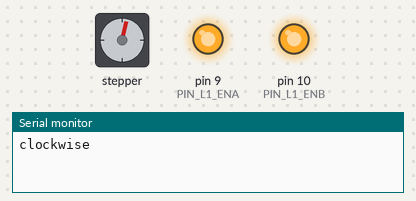
Recording of a sketch running on a simulated Arduino Mega 2560, built with avr-gcc and run on an emulated ATmega2560. On the bench: stepper motor, output pins drawn as LEDs (lit = HIGH), the last lines printed to the serial monitor. Stepper angles assume 400 steps per turn.

Above: at 0.05 s.
At 0.95 s:
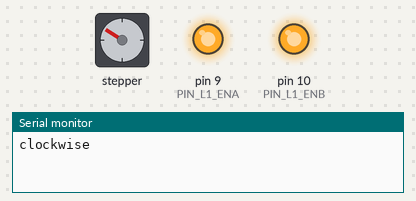
At 2.05 s:
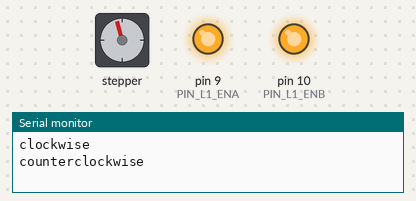
At 3.0 s:
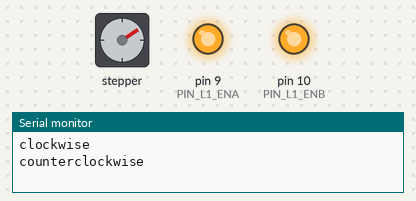
Timing chart, 0 to 5.2 s (numbered marks = the images above):
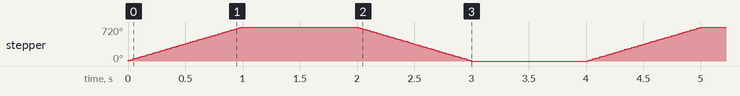

The sketch:

TestStepper.ino
```cpp
/*
 Stepper Motor Control - one revolution

 This program drives a unipolar or bipolar stepper motor.
 The motor is attached to digital pins 8 - 11 of the Arduino.

 The motor should revolve one revolution in one direction, then
 one revolution in the other direction.


 Created 11 Mar. 2007
 Modified 30 Nov. 2009
 by Tom Igoe

 */

#include <Stepper.h>
// const int PIN_L1_IN1 =  47;
// const int PIN_L1_IN2 =  49;
// const int PIN_L1_IN3 =  51;
// const int PIN_L1_IN4 =  53;

const int PIN_L1_ENA = 9;
const int PIN_L1_ENB = 10;
const int PIN_L1_IN1 =  33;
const int PIN_L1_IN2 =  35;
const int PIN_L1_IN3 =  37;
const int PIN_L1_IN4 =  39;

//Vertical
const int PIN_L2_EN1 = 9;
const int PIN_L2_EN2 = 10;
const int PIN_L2_IN1 = 33;
const int PIN_L2_IN2 = 35;
const int PIN_L2_IN3 = 37;
const int PIN_L2_IN4 = 39;


const int stepsPerRevolution = 400;  // change this to fit the number of steps per revolution
// for your motor

// initialize the stepper library on pins 8 through 11:
Stepper myStepper(stepsPerRevolution, PIN_L1_IN1, PIN_L1_IN2, PIN_L1_IN3, PIN_L1_IN4);

void setup() {
  // set the speed at 60 rpm:
  // tested at 120
  //myStepper.setSpeed(120); // for case rail
  // 60 for belt???
  myStepper.setSpeed(120); // for belt!!!
  // initialize the serial port:
  Serial.begin(9600);

  pinMode(PIN_L1_ENA, OUTPUT);
  digitalWrite(PIN_L1_ENA, HIGH); // turn on the pullup
  pinMode(PIN_L1_ENB, OUTPUT);
  digitalWrite(PIN_L1_ENB, HIGH); // turn on the pullup

}

void loop() {
  // step one revolution  in one direction:
  Serial.println("clockwise"); // moves the belt away from stepper

  //myStepper.step(16*stepsPerRevolution);  case rail
  myStepper.step(2*stepsPerRevolution); // belt
  delay(1000);

  // step one revolution in the other direction:
  Serial.println("counterclockwise");
  // myStepper.step(-16*stepsPerRevolution); case rail
  myStepper.step(-2*stepsPerRevolution);  // belt


  delay(1000);
}
```

Measured:
- by itself, stepper: turns 720° clockwise in 0.99 s, then 720° counter-clockwise in 0.99 s, repeating every 4.0 s
